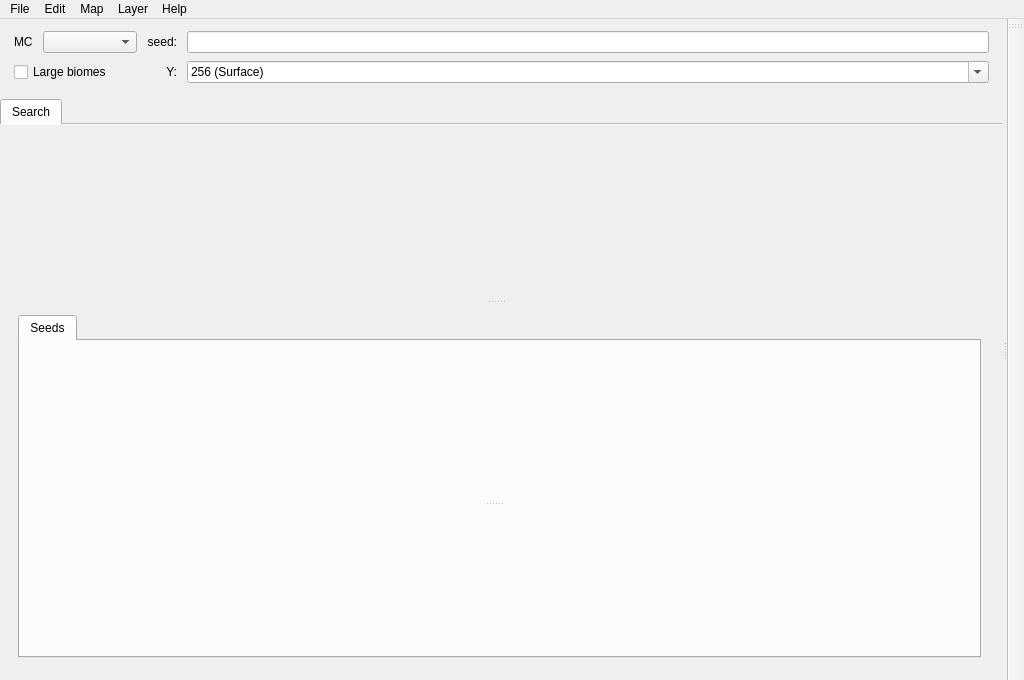
<?xml version="1.0" encoding="UTF-8"?>
<ui version="4.0">
 <class>MainWindow</class>
 <widget class="QMainWindow" name="MainWindow">
  <property name="minimumSize">
   <size>
    <width>1024</width>
    <height>680</height>
   </size>
  </property>
  <property name="windowTitle">
   <string>Seed Quarry</string>
  </property>
  <property name="windowIcon">
   <iconset resource="../rc/icons.qrc">
    <normaloff>:/icons/logo.png</normaloff>:/icons/logo.png</iconset>
  </property>
  <widget class="QWidget" name="centralWidget">
   <layout class="QGridLayout" name="gridLayout_6">
    <property name="spacing">
     <number>0</number>
    </property>
    <property name="leftMargin">
     <number>0</number>
    </property>
    <property name="topMargin">
     <number>0</number>
    </property>
    <property name="rightMargin">
     <number>0</number>
    </property>
    <property name="bottomMargin">
     <number>0</number>
    </property>
    <item row="0" column="0">
     <widget class="QSplitter" name="splitterMap">
      <property name="orientation">
       <enum>Qt::Horizontal</enum>
      </property>
      <widget class="QFrame" name="controlFrame">
       <property name="frameShape">
        <enum>QFrame::NoFrame</enum>
       </property>
       <layout class="QVBoxLayout" name="verticalLayout_5">
        <property name="leftMargin">
         <number>0</number>
        </property>
        <property name="topMargin">
         <number>0</number>
        </property>
        <property name="rightMargin">
         <number>0</number>
        </property>
        <property name="bottomMargin">
         <number>0</number>
        </property>
        <item>
         <layout class="QGridLayout" name="gridMCSeed">
          <property name="horizontalSpacing">
           <number>10</number>
          </property>
          <property name="verticalSpacing">
           <number>8</number>
          </property>
          <property name="leftMargin">
           <number>14</number>
          </property>
          <property name="topMargin">
           <number>12</number>
          </property>
          <property name="rightMargin">
           <number>14</number>
          </property>
          <property name="bottomMargin">
           <number>10</number>
          </property>
          <item row="1" column="0" colspan="2">
           <widget class="QCheckBox" name="checkLarge">
            <property name="text">
             <string>Large biomes</string>
            </property>
           </widget>
          </item>
          <item row="0" column="1">
           <widget class="StyledComboBox" name="comboBoxMC">
            <property name="toolTip">
             <string>Minecraft version</string>
            </property>
            <property name="minimumContentsLength">
             <number>8</number>
            </property>
            <property name="iconSize">
             <size>
              <width>0</width>
              <height>16</height>
             </size>
            </property>
           </widget>
          </item>
          <item row="1" column="7">
           <widget class="StyledComboBox" name="comboY">
            <property name="sizePolicy">
             <sizepolicy hsizetype="Expanding" vsizetype="Fixed">
              <horstretch>0</horstretch>
              <verstretch>0</verstretch>
             </sizepolicy>
            </property>
            <property name="editable">
             <bool>true</bool>
            </property>
            <property name="maxVisibleItems">
             <number>12</number>
            </property>
            <item>
             <property name="text">
              <string>256 (Surface)</string>
             </property>
            </item>
            <item>
             <property name="text">
              <string>128 (Nether Roof)</string>
             </property>
            </item>
            <item>
             <property name="text">
              <string>62 (Sea Level)</string>
             </property>
            </item>
            <item>
             <property name="text">
              <string>48</string>
             </property>
            </item>
            <item>
             <property name="text">
              <string>32</string>
             </property>
            </item>
            <item>
             <property name="text">
              <string>16</string>
             </property>
            </item>
            <item>
             <property name="text">
              <string>0</string>
             </property>
            </item>
            <item>
             <property name="text">
              <string>-16</string>
             </property>
            </item>
            <item>
             <property name="text">
              <string>-32</string>
             </property>
            </item>
            <item>
             <property name="text">
              <string>-48</string>
             </property>
            </item>
            <item>
             <property name="text">
              <string>-64 (Bedrock)</string>
             </property>
            </item>
           </widget>
          </item>
          <item row="0" column="0">
           <widget class="QLabel" name="labelMC">
            <property name="toolTip">
             <string>Minecraft version</string>
            </property>
            <property name="text">
             <string>MC</string>
            </property>
           </widget>
          </item>
          <item row="0" column="7">
           <layout class="QHBoxLayout" name="horizontalLayout_2">
            <property name="spacing">
             <number>0</number>
            </property>
            <item>
             <widget class="QLineEdit" name="seedEdit">
              <property name="toolTip">
               <string>Press enter to accept</string>
              </property>
             </widget>
            </item>
           </layout>
          </item>
          <item row="1" column="3">
           <widget class="QLabel" name="labelY">
            <property name="toolTip">
             <string>Show map for this y-level</string>
            </property>
            <property name="text">
             <string>Y:</string>
            </property>
            <property name="alignment">
             <set>Qt::AlignRight|Qt::AlignTrailing|Qt::AlignVCenter</set>
            </property>
           </widget>
          </item>
          <item row="1" column="2">
           <widget class="QLabel" name="labelMono">
            <property name="font">
             <font>
              <family>Courier New</family>
             </font>
            </property>
            <property name="text">
             <string/>
            </property>
           </widget>
          </item>
          <item row="0" column="2" colspan="2">
           <widget class="QLabel" name="labelSeed">
            <property name="toolTip">
             <string>Seed can be an integer or text. Leave empty for a random seed</string>
            </property>
            <property name="text">
             <string>seed:</string>
            </property>
            <property name="alignment">
             <set>Qt::AlignRight|Qt::AlignTrailing|Qt::AlignVCenter</set>
            </property>
           </widget>
          </item>
         </layout>
        </item>
        <item>
         <widget class="QTabWidget" name="tabContainer">
          <property name="documentMode">
           <bool>true</bool>
          </property>
          <property name="currentIndex">
           <number>0</number>
          </property>
          <widget class="QWidget" name="tabSearch">
           <property name="sizePolicy">
            <sizepolicy hsizetype="Expanding" vsizetype="Expanding">
             <horstretch>0</horstretch>
             <verstretch>0</verstretch>
            </sizepolicy>
           </property>
           <attribute name="title">
            <string>Search</string>
           </attribute>
           <layout class="QGridLayout" name="gridLayout_3">
            <property name="leftMargin">
             <number>0</number>
            </property>
            <item row="0" column="0">
             <widget class="QSplitter" name="splitterSearch">
              <property name="orientation">
               <enum>Qt::Vertical</enum>
              </property>
              <widget class="Collapsible" name="collapseConstraints" native="true">
               <property name="sizePolicy">
                <sizepolicy hsizetype="Expanding" vsizetype="Expanding">
                 <horstretch>0</horstretch>
                 <verstretch>0</verstretch>
                </sizepolicy>
               </property>
              </widget>
              <widget class="QWidget" name="gridLayoutWidget">
               <layout class="QGridLayout" name="gridLayout">
                <property name="leftMargin">
                 <number>18</number>
                </property>
                <item row="0" column="0">
                 <widget class="QTabWidget" name="tabContainerSearch">
                  <property name="currentIndex">
                   <number>0</number>
                  </property>
                  <widget class="QWidget" name="tabSeeds">
                   <attribute name="title">
                    <string>Seeds</string>
                   </attribute>
                   <layout class="QGridLayout" name="gridLayout_2">
                    <property name="leftMargin">
                     <number>0</number>
                    </property>
                    <property name="bottomMargin">
                     <number>0</number>
                    </property>
                    <item row="0" column="0">
                     <widget class="QSplitter" name="splitterSeeds">
                      <property name="orientation">
                       <enum>Qt::Vertical</enum>
                      </property>
                      <widget class="Collapsible" name="collapseGen48" native="true">
                       <property name="sizePolicy">
                        <sizepolicy hsizetype="Expanding" vsizetype="Expanding">
                         <horstretch>0</horstretch>
                         <verstretch>0</verstretch>
                        </sizepolicy>
                       </property>
                      </widget>
                      <widget class="Collapsible" name="collapseControl" native="true">
                       <property name="sizePolicy">
                        <sizepolicy hsizetype="Expanding" vsizetype="Expanding">
                         <horstretch>0</horstretch>
                         <verstretch>0</verstretch>
                        </sizepolicy>
                       </property>
                      </widget>
                     </widget>
                    </item>
                   </layout>
                  </widget>
                 </widget>
                </item>
               </layout>
              </widget>
             </widget>
            </item>
           </layout>
          </widget>
         </widget>
        </item>
       </layout>
      </widget>
     <widget class="QFrame" name="frameMap">
      <property name="frameShape">
        <enum>QFrame::NoFrame</enum>
       </property>
       <layout class="QGridLayout" name="gridLayout_4">
        <property name="leftMargin">
         <number>0</number>
        </property>
        <property name="topMargin">
         <number>0</number>
        </property>
        <property name="rightMargin">
         <number>0</number>
        </property>
        <property name="bottomMargin">
         <number>0</number>
        </property>
       </layout>
      </widget>
     </widget>
    </item>
   </layout>
  </widget>
  <widget class="ScrollableToolBar" name="toolBar">
   <property name="windowTitle">
    <string>Map controls</string>
   </property>
   <property name="layoutDirection">
    <enum>Qt::RightToLeft</enum>
   </property>
   <property name="autoFillBackground">
    <bool>false</bool>
   </property>
   <property name="iconSize">
    <size>
       <width>32</width>
       <height>32</height>
    </size>
   </property>
   <property name="movable">
    <bool>true</bool>
   </property>
   <property name="allowedAreas">
     <set>Qt::RightToolBarArea</set>
   </property>
   <property name="orientation">
    <enum>Qt::Vertical</enum>
   </property>
     <property name="floatable">
      <bool>false</bool>
   </property>
   <attribute name="toolBarArea">
    <enum>RightToolBarArea</enum>
   </attribute>
   <attribute name="toolBarBreak">
    <bool>false</bool>
   </attribute>
  </widget>
  <widget class="QMenuBar" name="menuBar">
   <widget class="QMenu" name="menuMap">
    <property name="title">
     <string>Map</string>
    </property>
    <widget class="QMenu" name="menuHistory">
     <property name="enabled">
      <bool>false</bool>
     </property>
     <property name="title">
      <string>Previous seeds</string>
     </property>
     <addaction name="separator"/>
    </widget>
    <addaction name="menuHistory"/>
    <addaction name="actionOpenShadow"/>
    <addaction name="separator"/>
    <addaction name="actionDock"/>
    <addaction name="actionGoto"/>
    <addaction name="separator"/>
    <addaction name="actionScreenshot"/>
    <addaction name="actionExportImg"/>
    <addaction name="separator"/>
   </widget>
   <widget class="QMenu" name="menuHelp">
    <property name="title">
     <string>Help</string>
    </property>
    <addaction name="actionExamples"/>
    <addaction name="separator"/>
    <addaction name="actionAbout"/>
   </widget>
   <widget class="QMenu" name="menuFile">
    <property name="title">
     <string>File</string>
    </property>
    <addaction name="actionLoad"/>
    <addaction name="actionSave"/>
    <addaction name="separator"/>
    <addaction name="actionPresetLoad"/>
    <addaction name="separator"/>
    <addaction name="actionSearch_seed_list"/>
    <addaction name="actionSearch_full_seed_space"/>
    <addaction name="separator"/>
    <addaction name="actionQuit"/>
   </widget>
   <widget class="QMenu" name="menuEdit">
    <property name="title">
     <string>Edit</string>
    </property>
    <addaction name="actionCopy"/>
    <addaction name="actionPaste"/>
    <addaction name="separator"/>
    <addaction name="actionAddShadow"/>
    <addaction name="separator"/>
    <addaction name="actionRedistribute"/>
    <addaction name="separator"/>
    <addaction name="actionExtGen"/>
    <addaction name="actionBiomeColors"/>
    <addaction name="actionToolbarConfig"/>
    <addaction name="actionPreferences"/>
   </widget>
   <widget class="QMenu" name="menuLayer">
    <property name="title">
     <string>Layer</string>
    </property>
    <addaction name="actionLayerDisplay"/>
    <addaction name="separator"/>
    <addaction name="actionBiomes"/>
    <addaction name="separator"/>
    <addaction name="actionParaTemperature"/>
    <addaction name="actionParaHumidity"/>
    <addaction name="actionParaContinentalness"/>
    <addaction name="actionParaErosion"/>
    <addaction name="actionParaDepth"/>
    <addaction name="actionParaWeirdness"/>
    <addaction name="separator"/>
    <addaction name="actionRiver"/>
    <addaction name="actionOceanTemp"/>
    <addaction name="separator"/>
    <addaction name="actionNoOceans"/>
    <addaction name="actionBetaTemperature"/>
    <addaction name="actionBetaHumidity"/>
    <addaction name="separator"/>
    <addaction name="actionHeight"/>
    <addaction name="actionStructures"/>
    <addaction name="separator"/>
   </widget>
   <addaction name="menuFile"/>
   <addaction name="menuEdit"/>
   <addaction name="menuMap"/>
   <addaction name="menuLayer"/>
   <addaction name="menuHelp"/>
  </widget>
  <action name="actionAbout">
   <property name="text">
    <string>About</string>
   </property>
  </action>
  <action name="actionOpenShadow">
   <property name="text">
    <string>Open shadow seed</string>
   </property>
  </action>
  <action name="actionSave">
   <property name="text">
    <string>Save session...</string>
   </property>
   <property name="shortcut">
    <string>Ctrl+S</string>
   </property>
  </action>
  <action name="actionLoad">
   <property name="text">
    <string>Load session...</string>
   </property>
   <property name="shortcut">
    <string>Ctrl+O</string>
   </property>
  </action>
  <action name="actionSearch_seed_list">
   <property name="text">
    <string>Search seed list...</string>
   </property>
   <property name="toolTip">
    <string>Load seeds from file for search</string>
   </property>
  </action>
  <action name="actionSearch_full_seed_space">
   <property name="text">
    <string>Search full seed space</string>
   </property>
  </action>
  <action name="actionCopy">
   <property name="text">
    <string>Copy seeds from list</string>
   </property>
  </action>
  <action name="actionPaste">
   <property name="text">
    <string>Paste seeds into list</string>
   </property>
  </action>
  <action name="actionPreferences">
   <property name="text">
    <string>Edit preferences...</string>
   </property>
  </action>
  <action name="actionQuit">
   <property name="text">
    <string>Quit</string>
   </property>
  </action>
  <action name="actionAddShadow">
   <property name="text">
    <string>Add shadow for all seeds</string>
   </property>
  </action>
  <action name="actionExtGen">
   <property name="text">
    <string>Advanced world settings...</string>
   </property>
  </action>
  <action name="actionExamples">
   <property name="text">
    <string>Example filters...</string>
   </property>
  </action>
  <action name="actionPresetSave">
   <property name="text">
    <string>Save filter as preset...</string>
   </property>
  </action>
  <action name="actionPresetLoad">
   <property name="text">
    <string>Load filter preset...</string>
   </property>
  </action>
  <action name="actionBiomeColors">
   <property name="text">
    <string>Edit biome colors...</string>
   </property>
  </action>
  <action name="actionBiomes">
   <property name="checkable">
    <bool>true</bool>
   </property>
   <property name="checked">
    <bool>true</bool>
   </property>
   <property name="text">
    <string>Biome scales (default)</string>
   </property>
   <property name="shortcut">
    <string>Alt+B</string>
   </property>
  </action>
  <action name="actionGoto">
   <property name="text">
    <string>Go to...</string>
   </property>
   <property name="shortcut">
    <string>Ctrl+G</string>
   </property>
  </action>
  <action name="actionOceanTemp">
   <property name="checkable">
    <bool>true</bool>
   </property>
   <property name="text">
    <string>(1.13 - 1.17) O. Temp. 1:256</string>
   </property>
   <property name="shortcut">
    <string>Alt+O</string>
   </property>
  </action>
  <action name="actionRiver">
   <property name="checkable">
    <bool>true</bool>
   </property>
   <property name="text">
    <string>(1.13 - 1.17) River Mix 1:4</string>
   </property>
   <property name="shortcut">
    <string>Alt+R</string>
   </property>
  </action>
  <action name="actionExportImg">
   <property name="text">
    <string>Export biomes as image...</string>
   </property>
  </action>
  <action name="actionToolbarConfig">
   <property name="text">
    <string>Edit map tools...</string>
   </property>
  </action>
  <action name="actionParaTemperature">
   <property name="checkable">
    <bool>true</bool>
   </property>
   <property name="text">
    <string>(1.18+) Temperature</string>
   </property>
   <property name="shortcut">
    <string>Alt+T</string>
   </property>
  </action>
  <action name="actionParaHumidity">
   <property name="checkable">
    <bool>true</bool>
   </property>
   <property name="text">
    <string>(1.18+) Humidity</string>
   </property>
   <property name="shortcut">
    <string>Alt+H</string>
   </property>
  </action>
  <action name="actionParaContinentalness">
   <property name="checkable">
    <bool>true</bool>
   </property>
   <property name="text">
    <string>(1.18+) Continentalness</string>
   </property>
   <property name="shortcut">
    <string>Alt+C</string>
   </property>
  </action>
  <action name="actionParaErosion">
   <property name="checkable">
    <bool>true</bool>
   </property>
   <property name="text">
    <string>(1.18+) Erosion</string>
   </property>
   <property name="shortcut">
    <string>Alt+E</string>
   </property>
  </action>
  <action name="actionParaWeirdness">
   <property name="checkable">
    <bool>true</bool>
   </property>
   <property name="text">
    <string>(1.18+) Weirdness</string>
   </property>
   <property name="shortcut">
    <string>Alt+W</string>
   </property>
  </action>
  <action name="actionParaDepth">
   <property name="checkable">
    <bool>true</bool>
   </property>
   <property name="text">
    <string>(1.18+) Depth</string>
   </property>
   <property name="shortcut">
    <string>Alt+D</string>
   </property>
  </action>
  <action name="actionStructures">
   <property name="checkable">
    <bool>true</bool>
   </property>
   <property name="text">
    <string>Structure potential (48-bit)</string>
   </property>
   <property name="shortcut">
    <string>Alt+S</string>
   </property>
  </action>
  <action name="actionScreenshot">
   <property name="text">
    <string>Take screenshot</string>
   </property>
   <property name="shortcut">
    <string>Ctrl+Shift+S</string>
   </property>
  </action>
  <action name="actionDock">
   <property name="text">
    <string>Undock map</string>
   </property>
  </action>
  <action name="actionHeight">
   <property name="checkable">
    <bool>true</bool>
   </property>
   <property name="text">
    <string>Approx. surface height</string>
   </property>
   <property name="shortcut">
    <string>Alt+Y</string>
   </property>
  </action>
  <action name="actionLayerDisplay">
   <property name="text">
    <string>Display options...</string>
   </property>
  </action>
  <action name="actionNoOceans">
   <property name="checkable">
    <bool>true</bool>
   </property>
   <property name="text">
    <string>(Beta 1.7) No beta oceans</string>
   </property>
  </action>
  <action name="actionBetaTemperature">
   <property name="checkable">
    <bool>true</bool>
   </property>
   <property name="text">
    <string>(Beta 1.7) Temperature</string>
   </property>
  </action>
  <action name="actionBetaHumidity">
   <property name="checkable">
    <bool>true</bool>
   </property>
   <property name="text">
    <string>(Beta 1.7) Humidity</string>
   </property>
  </action>
  <action name="actionRedistribute">
   <property name="text">
    <string>Redistribute condition IDs</string>
   </property>
  </action>
 </widget>
 <layoutdefault spacing="6" margin="11"/>
 <customwidgets>
 <customwidget>
   <class>ScrollableToolBar</class>
   <extends>QToolBar</extends>
   <header>src/widgets.h</header>
  </customwidget>
  <customwidget>
   <class>StyledComboBox</class>
   <extends>QComboBox</extends>
   <header>src/widgets.h</header>
  </customwidget>
  <customwidget>
   <class>Collapsible</class>
   <extends>QWidget</extends>
   <header>src/widgets.h</header>
   <container>1</container>
  </customwidget>
 </customwidgets>
 <resources>
  <include location="../rc/icons.qrc"/>
 </resources>
 <connections/>
</ui>
